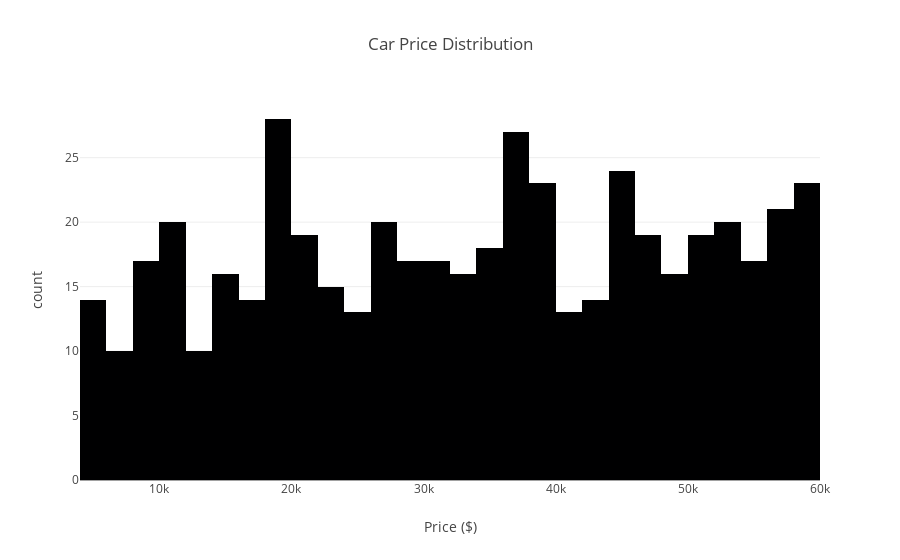
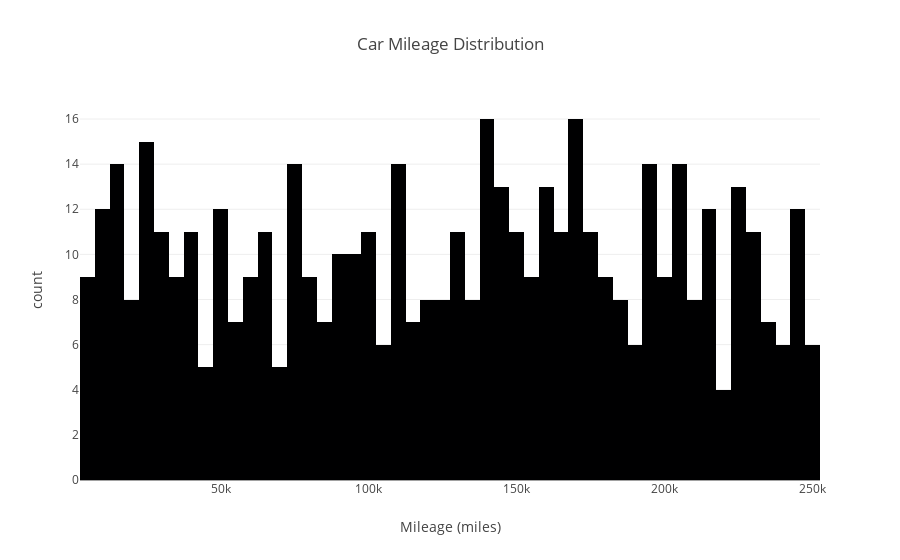
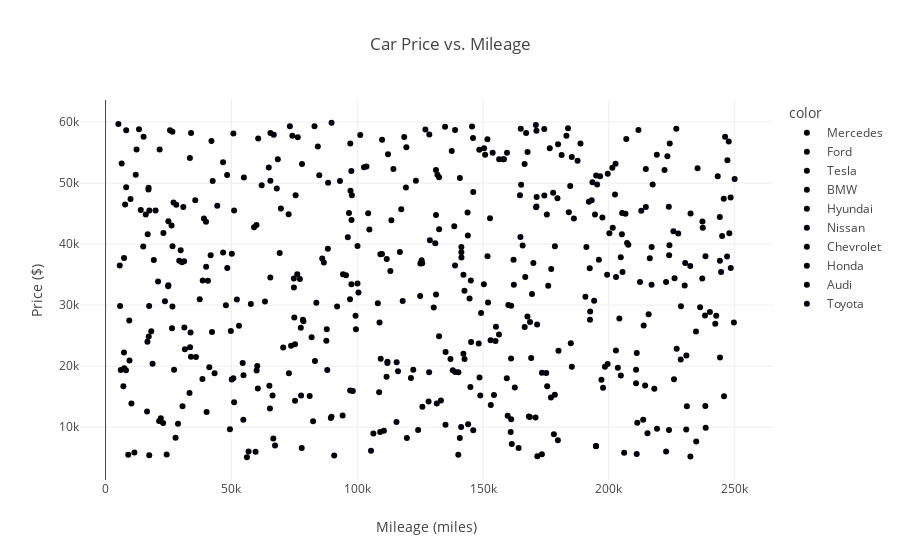
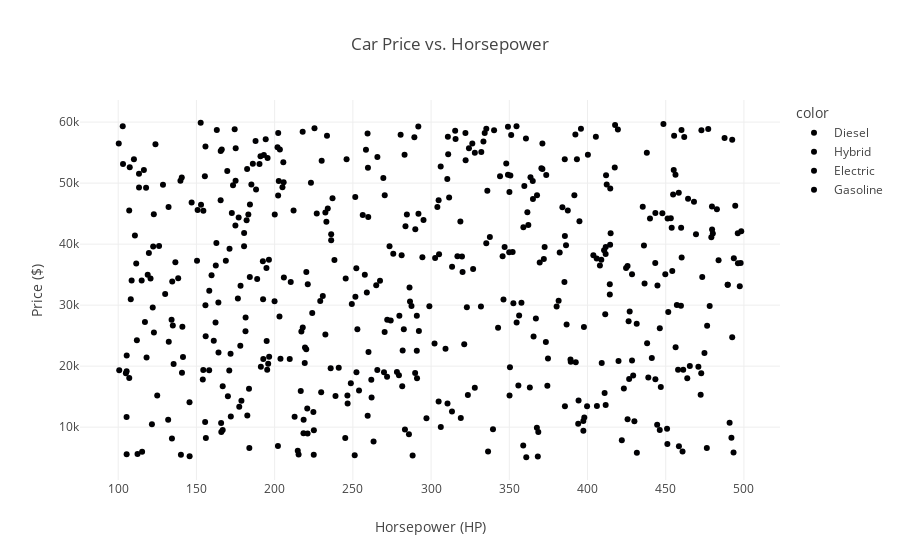

The notebook cell these images were saved under, in order:
### Code cell
import plotly.express as px
import random

car_brands = ['Toyota', 'Honda', 'Ford', 'BMW', 'Mercedes', 'Chevrolet', 'Tesla', 'Nissan', 'Hyundai', 'Audi']
fuel_types = ['Gasoline', 'Diesel', 'Electric', 'Hybrid']
transmissions = ['Automatic', 'Manual']

num_samples = 500  # Number of cars

car_data = {
    'Brand': [random.choice(car_brands) for _ in range(num_samples)],
    'Fuel Type': [random.choice(fuel_types) for _ in range(num_samples)],
    'Transmission': [random.choice(transmissions) for _ in range(num_samples)],
    'Price': [random.uniform(5000, 60000) for _ in range(num_samples)],  
    'Mileage': [random.uniform(5000, 250000) for _ in range(num_samples)],  
    'Horsepower': [random.uniform(100, 500) for _ in range(num_samples)],  
    'Year': [random.randint(2000, 2023) for _ in range(num_samples)], 
}

# Histogram: Prices
fig1 = px.histogram(x=car_data['Price'], nbins=50, title="Car Price Distribution", labels={'x': 'Price ($)'})
fig1.show()

# Histogram: Mileage
fig2 = px.histogram(x=car_data['Mileage'], nbins=50, title="Car Mileage Distribution", labels={'x': 'Mileage (miles)'})
fig2.show()

# Scatter Plot: Price vs. Mileage
fig3 = px.scatter(x=car_data['Mileage'], y=car_data['Price'], color=car_data['Brand'],
                  title="Car Price vs. Mileage", labels={'x': 'Mileage (miles)', 'y': 'Price ($)'})
fig3.show()

# Scatter Plot: Price vs. Horsepower
fig4 = px.scatter(x=car_data['Horsepower'], y=car_data['Price'], color=car_data['Fuel Type'],
                  title="Car Price vs. Horsepower", labels={'x': 'Horsepower (HP)', 'y': 'Price ($)'})
fig4.show()

# Scatter Plot: Year vs. Price
fig5 = px.scatter(x=car_data['Year'], y=car_data['Price'], color=car_data['Transmission'],
                  title="Car Price vs. Year", labels={'x': 'Year', 'y': 'Price ($)'})
fig5.show()
